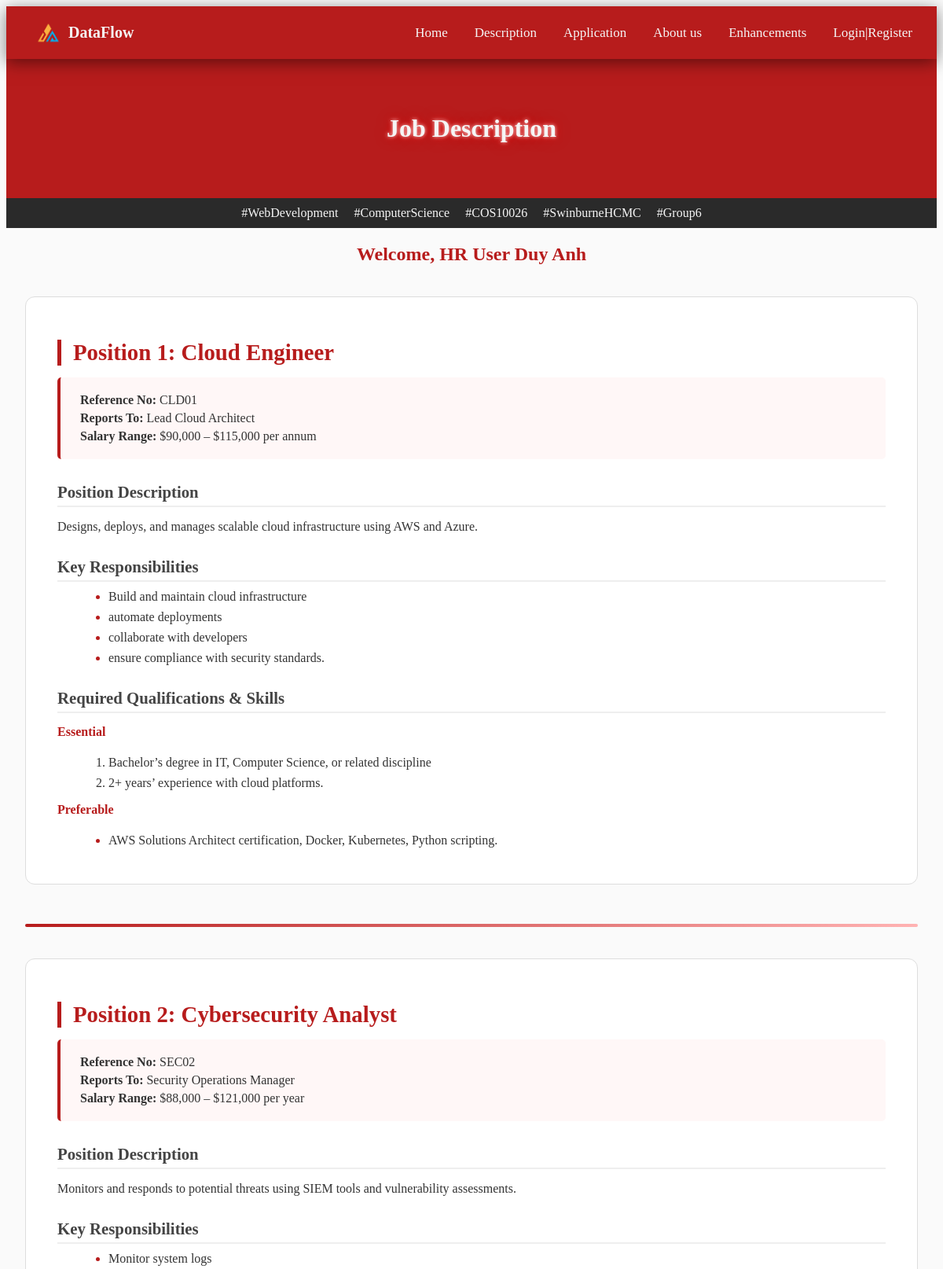
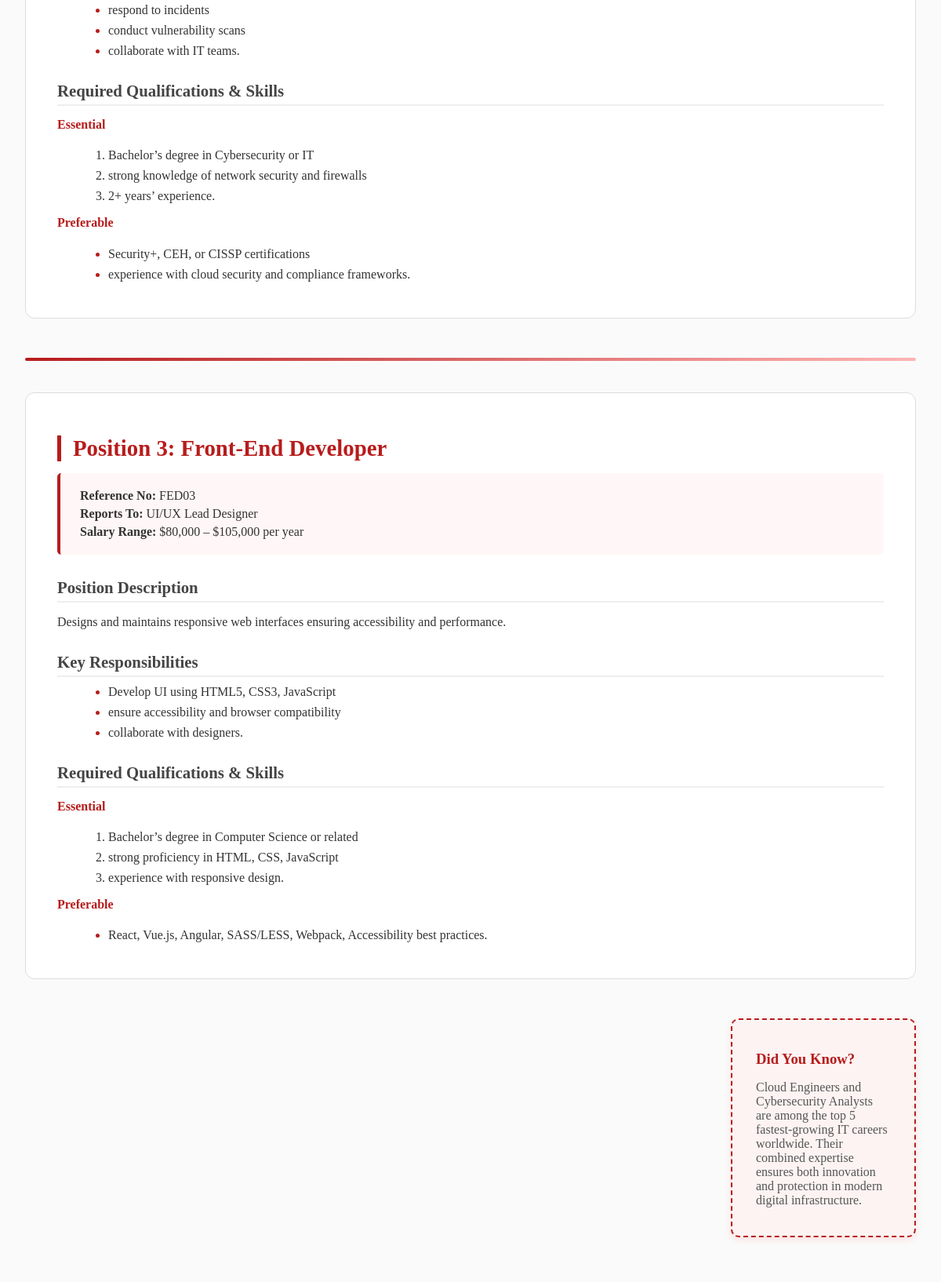
/jobs.php (signed in, upper part), run on the app's committed database (2 pictures, top to bottom).
### tables this page shows
CREATE TABLE IF NOT EXISTS jobs (
    job_id INT AUTO_INCREMENT PRIMARY KEY,
    job_reference_number VARCHAR(10) NOT NULL UNIQUE,
    job_title VARCHAR(100) NOT NULL,
    reports_to VARCHAR(100),
    salary_range VARCHAR(100),
    position_description TEXT NOT NULL,
    key_responsibilities TEXT NOT NULL,
    required_qualifications TEXT NOT NULL,
    essential_skills TEXT NOT NULL,
    preferable_skills TEXT,
    created_at TIMESTAMP DEFAULT CURRENT_TIMESTAMP
);

### jobs.php (the view, shortened to what this page needs)
<!DOCTYPE html>
<html lang="en">
<head>
  <link rel="stylesheet" href="styles/styles.css">
</head>
<body id="jobs_page">
  <?php
  include 'nav.inc';
  include 'header.inc.php';
  include 'welcome.inc.php';
  ?>
  <main class="main_container">
    <?php
    require_once 'settings.php';
    if ($conn) {
        $query = "SELECT * FROM jobs ORDER BY job_id";
        $result = mysqli_query($conn, $query);
        if ($result && mysqli_num_rows($result) > 0) {
            $job_count = 0;
            while ($row = mysqli_fetch_assoc($result)) {
                $job_count++;
                if ($job_count > 1) {
                    echo '<div class="job_divider"></div>';
                }
                ?>
                <section id="job<?php echo $job_count; ?>" class="job_card">
                    <h2>Position <?php echo $job_count; ?>: <?php echo $row['job_title']; ?></h2>
                    <div class="job_summary">
                        <p><strong>Reference No:</strong> <?php echo $row['job_reference_number']; ?></p>
                        <p><strong>Reports To:</strong> <?php echo $row['reports_to']; ?></p>
                        <p><strong>Salary Range:</strong> <?php echo $row['salary_range']; ?></p>
                    </div>
                    <h3>Position Description</h3>
                    <p><?php echo $row['position_description']; ?></p>
                    <h3>Key Responsibilities</h3>
                    <ul>
                        <?php
                        $responsibilities = explode(';', $row['key_responsibilities']);
                        foreach ($responsibilities as $responsibility) {
                            if (trim($responsibility)) {
                                echo '<li>' . trim($responsibility) . '</li>';
                            }
                        }
                        ?>
                    </ul>
                    <h3>Required Qualifications & Skills</h3>
                    <h4>Essential</h4>
                    <ol>
                        <?php
                        $qualifications = explode(';', $row['required_qualifications']);
                        foreach ($qualifications as $qualification) {
                            if (trim($qualification)) {
                                echo '<li>' . trim($qualification) . '</li>';
                            }
                        }
                        ?>
                    </ol>
                    <h4>Preferable</h4>
                    <ul>
                        <?php
                        if (!empty($row['preferable_skills'])) {
                            $preferable_skills = explode(';', $row['preferable_skills']);
                            foreach ($preferable_skills as $skill) {
                                if (trim($skill)) {
                                    echo '<li>' . trim($skill) . '</li>';
                                }
                            }
                        } else {
                            echo '<li>None specified</li>';
                        }
                        ?>
                    </ul>
                </section>
                <?php
            }
        } else {
            echo '<div class="error-message">';
            echo '<h2>No Job Positions Available</h2>';
            echo '<p>We are currently not hiring. Please check back later for new opportunities.</p>';
            echo '</div>';
        }
    } else {
        echo '<div class="error-message">';
        echo '<h2>Database Connection Error</h2>';
        echo '<p>Unable to load job positions at this time. Please try again later.</p>';
        echo '</div>';
    }
    ?>
    <aside id="job_facts">
      <h3>Did You Know?</h3>
      <p>Cloud Engineers and Cybersecurity Analysts are among the top 5 fastest-growing IT careers worldwide. Their combined expertise ensures both innovation and protection in modern digital infrastructure.</p>
    </aside>
  </main>
  <?php include 'footer.inc'; ?>
</body>
</html>

### styles/styles.css (style rules this page uses)
:root { --red: #b71c1c; --white: #f5f5f5; --grey: #6b6b6b; --yellow: #FFD700; }
body { overflow-x: hidden; }
.main_container { max-width: 1250px; padding: 0 24px; margin: 0 auto; }
:root { --red: #b71c1c; --white: #f5f5f5; --grey: #6b6b6b; }
#jobs_page { background-color: #fafafa; color: #333; }
#jobs_page main { margin-top: 40px; margin-bottom: 60px; }
.job_card { background-color: #ffffff; border: 1px solid #ddd; border-radius: 12px; padding: 30px 40px; margin-bottom: 50px; }
.job_card h2 { color: var(--red); font-size: 1.8rem; border-left: 5px solid var(--red); padding-left: 15px; margin-bottom: 15px; }
.job_card h3 { color: #444; font-size: 1.3rem; margin-top: 30px; margin-bottom: 10px; border-bottom: 2px solid #eee; padding-bottom: 5px; }
.job_card h4 { color: var(--red); margin-top: 15px; }
.job_summary { background-color: #fff7f7; border-left: 4px solid var(--red); padding: 15px 25px; margin-bottom: 20px; border-radius: 5px; }
.job_summary p { margin: 5px 0; font-size: 1rem; }
.job_card ul, .job_card ol { margin-left: 25px; margin-top: 10px; }
.job_card ul li, .job_card ol li { margin-bottom: 8px; }
.job_card ul li::marker { color: var(--red); }
.job_divider { width: 100%; height: 4px; background: linear-gradient(to right, var(--red), #ffb3b3); border-radius: 3px; margin: 40px auto; }
#job_facts { background-color: #fdf3f3; border: 2px dashed var(--red); border-radius: 10px; padding: 20px 30px; margin-top: 50px; box-shadow: 0px 3px 10px rgba(255, 0, 0, 0.1); margin-left: 900px; }
#job_facts h3 { color: var(--red); margin-bottom: 10px; }
#job_facts p { color: #555; font-size: 1em; }

### data on the page
jobs: job_title "Cloud Engineer", job_reference_number "CLD01", reports_to "Lead Cloud Architect", salary_range "$90,000 – $115,000 per annum", position_description "Designs, deploys, and manages scalable cloud infrastructure using AWS and Azure.", key_responsibilities "Build and maintain cloud infrastructure", key_responsibilities "automate deployments", key_responsibilities "collaborate with developers", key_responsibilities "ensure compliance with security standards.", required_qualifications "Bachelor’s degree in IT, Computer Science, or related discipline", required_qualifications "2+ years’ experience with cloud platforms.", preferable_skills "AWS Solutions Architect certification, Docker, Kubernetes, Python scripting."
jobs: job_title "Cybersecurity Analyst", job_reference_number "SEC02", reports_to "Security Operations Manager", salary_range "$88,000 – $121,000 per year", position_description "Monitors and responds to potential threats using SIEM tools and vulnerability assessments.", key_responsibilities "Monitor system logs", key_responsibilities "respond to incidents", key_responsibilities "conduct vulnerability scans", key_responsibilities "collaborate with IT teams.", required_qualifications "Bachelor’s degree in Cybersecurity or IT", required_qualifications "strong knowledge of network security and firewalls", required_qualifications "2+ years’ experience.", preferable_skills "Security+, CEH, or CISSP certifications", preferable_skills "experience with cloud security and compliance frameworks."
jobs: job_title "Front-End Developer", job_reference_number "FED03", reports_to "UI/UX Lead Designer", salary_range "$80,000 – $105,000 per year", position_description "Designs and maintains responsive web interfaces ensuring accessibility and performance.", key_responsibilities "Develop UI using HTML5, CSS3, JavaScript", key_responsibilities "ensure accessibility and browser compatibility", key_responsibilities "collaborate with designers.", required_qualifications "Bachelor’s degree in Computer Science or related", required_qualifications "strong proficiency in HTML, CSS, JavaScript", required_qualifications "experience with responsive design.", preferable_skills "React, Vue.js, Angular, SASS/LESS, Webpack, Accessibility best practices."

### other printed values
$pageTitle "Job Description"
$_SESSION['hrname'] "Duy Anh"
